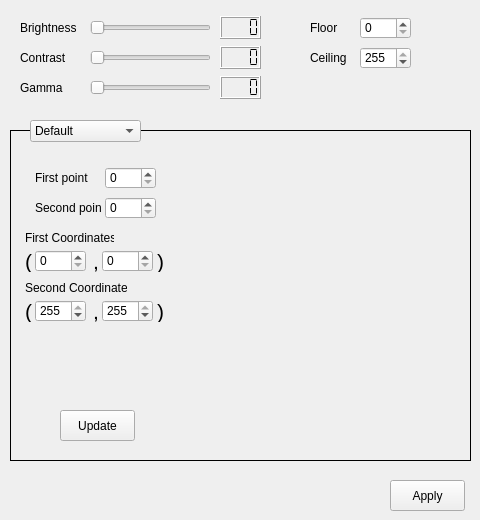
    <widget class="QWidget" name="tabRed">
     <attribute name="title">
      <string>Red</string>
     </attribute>
     <widget class="QPushButton" name="pbRedApply">
      <property name="geometry">
       <rect>
        <x>390</x>
        <y>480</y>
        <width>75</width>
        <height>31</height>
       </rect>
      </property>
      <property name="text">
       <string>Apply</string>
      </property>
     </widget>
     <widget class="QLabel" name="label_31">
      <property name="geometry">
       <rect>
        <x>20</x>
        <y>50</y>
        <width>61</width>
        <height>16</height>
       </rect>
      </property>
      <property name="text">
       <string>Contrast</string>
      </property>
     </widget>
     <widget class="QLabel" name="label_32">
      <property name="geometry">
       <rect>
        <x>20</x>
        <y>80</y>
        <width>61</width>
        <height>16</height>
       </rect>
      </property>
      <property name="text">
       <string>Gamma</string>
      </property>
     </widget>
     <widget class="QLabel" name="label_33">
      <property name="geometry">
       <rect>
        <x>310</x>
        <y>20</y>
        <width>51</width>
        <height>16</height>
       </rect>
      </property>
      <property name="text">
       <string>Floor</string>
      </property>
     </widget>
     <widget class="QLabel" name="label_34">
      <property name="geometry">
       <rect>
        <x>310</x>
        <y>50</y>
        <width>51</width>
        <height>16</height>
       </rect>
      </property>
      <property name="text">
       <string>Ceiling</string>
      </property>
     </widget>
     <widget class="QLabel" name="label_2">
      <property name="geometry">
       <rect>
        <x>20</x>
        <y>20</y>
        <width>61</width>
        <height>16</height>
       </rect>
      </property>
      <property name="text">
       <string>Brightness</string>
      </property>
     </widget>
     <widget class="QSpinBox" name="sbRedFloor">
      <property name="geometry">
       <rect>
        <x>360</x>
        <y>17</y>
        <width>51</width>
        <height>22</height>
       </rect>
      </property>
      <property name="maximum">
       <number>255</number>
      </property>
     </widget>
     <widget class="QSpinBox" name="sbRedCeiling">
      <property name="geometry">
       <rect>
        <x>360</x>
        <y>47</y>
        <width>51</width>
        <height>22</height>
       </rect>
      </property>
      <property name="maximum">
       <number>255</number>
      </property>
      <property name="value">
       <number>255</number>
      </property>
     </widget>
     <widget class="QSlider" name="hsRedBrightness">
      <property name="geometry">
       <rect>
        <x>90</x>
        <y>17</y>
        <width>121</width>
        <height>21</height>
       </rect>
      </property>
      <property name="maximum">
       <number>200</number>
      </property>
      <property name="orientation">
       <enum>Qt::Horizontal</enum>
      </property>
     </widget>
     <widget class="QSlider" name="hsRedContrast">
      <property name="geometry">
       <rect>
        <x>90</x>
        <y>47</y>
        <width>121</width>
        <height>21</height>
       </rect>
      </property>
      <property name="maximum">
       <number>200</number>
      </property>
      <property name="orientation">
       <enum>Qt::Horizontal</enum>
      </property>
     </widget>
     <widget class="QSlider" name="hsRedGamma">
      <property name="geometry">
       <rect>
        <x>90</x>
        <y>77</y>
        <width>121</width>
        <height>21</height>
       </rect>
      </property>
      <property name="maximum">
       <number>400</number>
      </property>
      <property name="orientation">
       <enum>Qt::Horizontal</enum>
      </property>
     </widget>
     <widget class="QLCDNumber" name="lnRedGamma">
      <property name="geometry">
       <rect>
        <x>220</x>
        <y>76</y>
        <width>41</width>
        <height>23</height>
       </rect>
      </property>
      <property name="digitCount">
       <number>4</number>
      </property>
      <property name="segmentStyle">
       <enum>QLCDNumber::Flat</enum>
      </property>
     </widget>
     <widget class="QLCDNumber" name="lnRedContrast">
      <property name="geometry">
       <rect>
        <x>220</x>
        <y>46</y>
        <width>41</width>
        <height>23</height>
       </rect>
      </property>
      <property name="digitCount">
       <number>4</number>
      </property>
      <property name="segmentStyle">
       <enum>QLCDNumber::Flat</enum>
      </property>
     </widget>
     <widget class="QLCDNumber" name="lnRedBrightness">
      <property name="geometry">
       <rect>
        <x>220</x>
        <y>16</y>
        <width>41</width>
        <height>23</height>
       </rect>
      </property>
      <property name="digitCount">
       <number>4</number>
      </property>
      <property name="segmentStyle">
       <enum>QLCDNumber::Flat</enum>
      </property>
     </widget>
     <widget class="QFrame" name="frame">
      <property name="geometry">
       <rect>
        <x>10</x>
        <y>130</y>
        <width>461</width>
        <height>331</height>
       </rect>
      </property>
      <property name="frameShape">
       <enum>QFrame::Panel</enum>
      </property>
      <property name="frameShadow">
       <enum>QFrame::Plain</enum>
      </property>
      <widget class="QPushButton" name="pbRedUpdate">
       <property name="geometry">
        <rect>
         <x>50</x>
         <y>280</y>
         <width>75</width>
         <height>31</height>
        </rect>
       </property>
       <property name="text">
        <string>Update</string>
       </property>
      </widget>
      <widget class="QLabel" name="label_10">
       <property name="geometry">
        <rect>
         <x>15</x>
         <y>150</y>
         <width>102</width>
         <height>16</height>
        </rect>
       </property>
       <property name="text">
        <string>Second Coordinates</string>
       </property>
      </widget>
      <widget class="QLabel" name="label_7">
       <property name="geometry">
        <rect>
         <x>15</x>
         <y>170</y>
         <width>16</width>
         <height>22</height>
        </rect>
       </property>
       <property name="font">
        <font>
         <family>MS UI Gothic</family>
         <pointsize>16</pointsize>
         <italic>false</italic>
         <bold>false</bold>
         <underline>false</underline>
         <strikeout>false</strikeout>
        </font>
       </property>
       <property name="text">
        <string>(</string>
       </property>
      </widget>
      <widget class="QLabel" name="label_9">
       <property name="geometry">
        <rect>
         <x>147</x>
         <y>170</y>
         <width>16</width>
         <height>22</height>
        </rect>
       </property>
       <property name="font">
        <font>
         <family>MS UI Gothic</family>
         <pointsize>16</pointsize>
         <italic>false</italic>
         <bold>false</bold>
         <underline>false</underline>
         <strikeout>false</strikeout>
        </font>
       </property>
       <property name="text">
        <string>)</string>
       </property>
      </widget>
      <widget class="QSpinBox" name="sbRedFirstPoint">
       <property name="geometry">
        <rect>
         <x>95</x>
         <y>37</y>
         <width>51</width>
         <height>22</height>
        </rect>
       </property>
       <property name="maximum">
        <number>255</number>
       </property>
      </widget>
      <widget class="QLabel" name="label_5">
       <property name="geometry">
        <rect>
         <x>25</x>
         <y>70</y>
         <width>66</width>
         <height>16</height>
        </rect>
       </property>
       <property name="text">
        <string>Second point</string>
       </property>
      </widget>
      <widget class="QSpinBox" name="sbRedSecondPoint">
       <property name="geometry">
        <rect>
         <x>95</x>
         <y>67</y>
         <width>51</width>
         <height>22</height>
        </rect>
       </property>
       <property name="maximum">
        <number>255</number>
       </property>
      </widget>
      <widget class="QLabel" name="label_5">
       <property name="geometry">
        <rect>
         <x>15</x>
         <y>100</y>
         <width>89</width>
         <height>16</height>
        </rect>
       </property>
       <property name="text">
        <string>First Coordinates</string>
       </property>
      </widget>
      <widget class="QLabel" name="label_5">
       <property name="geometry">
        <rect>
         <x>15</x>
         <y>120</y>
         <width>16</width>
         <height>22</height>
        </rect>
       </property>
       <property name="font">
        <font>
         <family>MS UI Gothic</family>
         <pointsize>16</pointsize>
         <italic>false</italic>
         <bold>false</bold>
         <underline>false</underline>
         <strikeout>false</strikeout>
        </font>
       </property>
       <property name="text">
        <string>(</string>
       </property>
      </widget>
      <widget class="QSpinBox" name="sbRedFirstXCoordinates">
       <property name="geometry">
        <rect>
         <x>25</x>
         <y>120</y>
         <width>51</width>
         <height>22</height>
        </rect>
       </property>
       <property name="maximum">
        <number>255</number>
       </property>
      </widget>
      <widget class="QSpinBox" name="sbRedSecondXCoordinates">
       <property name="geometry">
        <rect>
         <x>25</x>
         <y>170</y>
         <width>51</width>
         <height>22</height>
        </rect>
       </property>
       <property name="maximum">
        <number>255</number>
       </property>
       <property name="value">
        <number>255</number>
       </property>
      </widget>
      <widget class="QLabel" name="label_5">
       <property name="geometry">
        <rect>
         <x>25</x>
         <y>40</y>
         <width>53</width>
         <height>16</height>
        </rect>
       </property>
       <property name="text">
        <string>First point</string>
       </property>
      </widget>
      <widget class="QLabel" name="label_5">
       <property name="geometry">
        <rect>
         <x>83</x>
         <y>120</y>
         <width>16</width>
         <height>22</height>
        </rect>
       </property>
       <property name="font">
        <font>
         <family>MS UI Gothic</family>
         <pointsize>16</pointsize>
         <italic>false</italic>
         <bold>false</bold>
         <underline>false</underline>
         <strikeout>false</strikeout>
        </font>
       </property>
       <property name="text">
        <string>,</string>
       </property>
      </widget>
      <widget class="QSpinBox" name="sbRedFirstYCoordinates">
       <property name="geometry">
        <rect>
         <x>92</x>
         <y>120</y>
         <width>51</width>
         <height>22</height>
        </rect>
       </property>
       <property name="maximum">
        <number>255</number>
       </property>
      </widget>
      <widget class="QLabel" name="label_6">
       <property name="geometry">
        <rect>
         <x>147</x>
         <y>120</y>
         <width>16</width>
         <height>22</height>
        </rect>
       </property>
       <property name="font">
        <font>
         <family>MS UI Gothic</family>
         <pointsize>16</pointsize>
         <italic>false</italic>
         <bold>false</bold>
         <underline>false</underline>
         <strikeout>false</strikeout>
        </font>
       </property>
       <property name="text">
        <string>)</string>
       </property>
      </widget>
      <widget class="QLabel" name="label_8">
       <property name="geometry">
        <rect>
         <x>83</x>
         <y>170</y>
         <width>16</width>
         <height>22</height>
        </rect>
       </property>
       <property name="font">
        <font>
         <family>MS UI Gothic</family>
         <pointsize>16</pointsize>
         <italic>false</italic>
         <bold>false</bold>
         <underline>false</underline>
         <strikeout>false</strikeout>
        </font>
       </property>
       <property name="text">
        <string>,</string>
       </property>
      </widget>
      <widget class="QSpinBox" name="sbRedSecondYCoordinates">
       <property name="geometry">
        <rect>
         <x>92</x>
         <y>170</y>
         <width>51</width>
         <height>22</height>
        </rect>
       </property>
       <property name="maximum">
        <number>255</number>
       </property>
       <property name="value">
        <number>255</number>
       </property>
      </widget>
      <widget class="mtMeter" name="mRedHU" native="true">
       <property name="geometry">
        <rect>
         <x>190</x>
         <y>295</y>
         <width>256</width>
         <height>20</height>
        </rect>
       </property>
      </widget>
      <widget class="mtTBarGraph" name="bgRedBrightnessGraph" native="true">
       <property name="geometry">
        <rect>
         <x>190</x>
         <y>40</y>
         <width>256</width>
         <height>256</height>
        </rect>
       </property>
      </widget>
      <widget class="mtMeter" name="mRedVRR" native="true">
       <property name="geometry">
        <rect>
         <x>170</x>
         <y>40</y>
         <width>21</width>
         <height>256</height>
        </rect>
       </property>
      </widget>
     </widget>
     <widget class="QComboBox" name="cbRedGraphType">
      <property name="geometry">
       <rect>
        <x>30</x>
        <y>120</y>
        <width>111</width>
        <height>22</height>
       </rect>
      </property>
      <item>
       <property name="text">
        <string>Default</string>
       </property>
      </item>
      <item>
       <property name="text">
        <string>Straight Line</string>
       </property>
      </item>
      <item>
       <property name="text">
        <string>Hight Pass</string>
       </property>
      </item>
      <item>
       <property name="text">
        <string>Low Pass</string>
       </property>
      </item>
      <item>
       <property name="text">
        <string>UpDown Pass</string>
       </property>
      </item>
      <item>
       <property name="text">
        <string>DownUp Pass</string>
       </property>
      </item>
      <item>
       <property name="text">
        <string>Shigmoid Curve</string>
       </property>
      </item>
      <item>
       <property name="text">
        <string>Logarithm</string>
       </property>
      </item>
     </widget>
    </widget>
